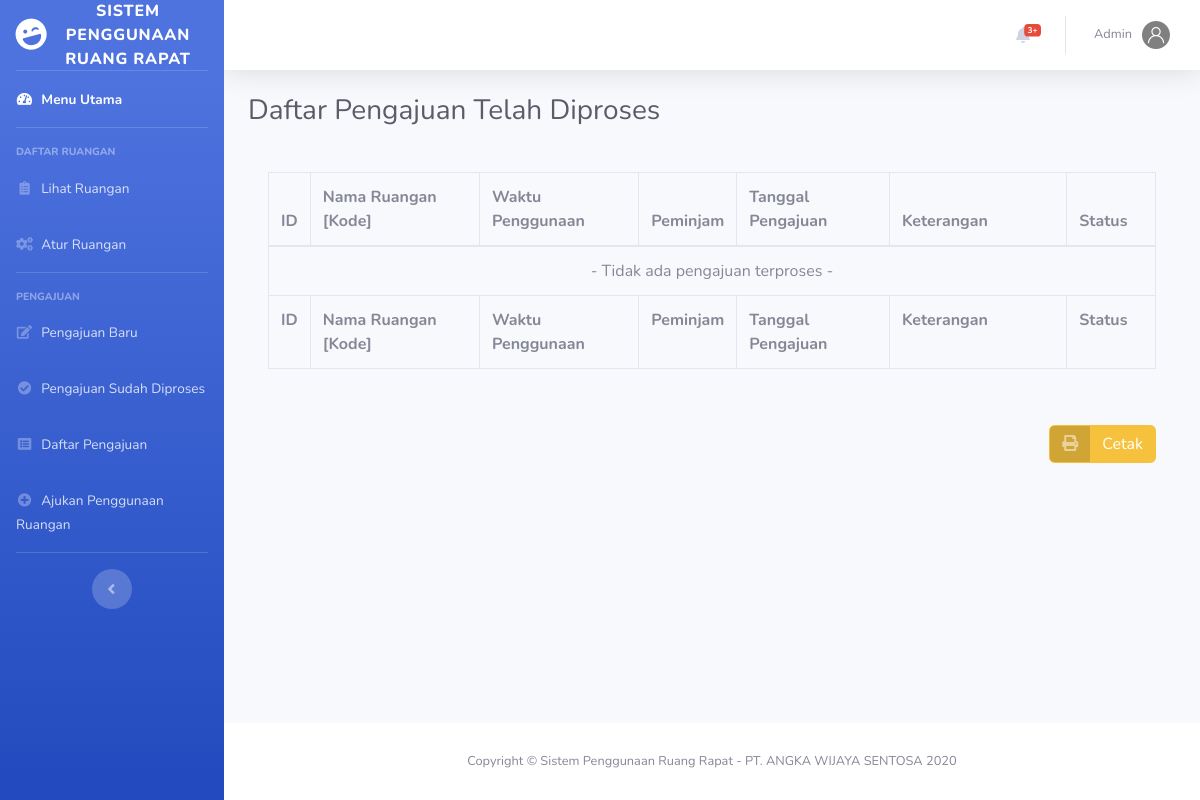
The app's page /pengajuan_terproses.php (signed in), older data.
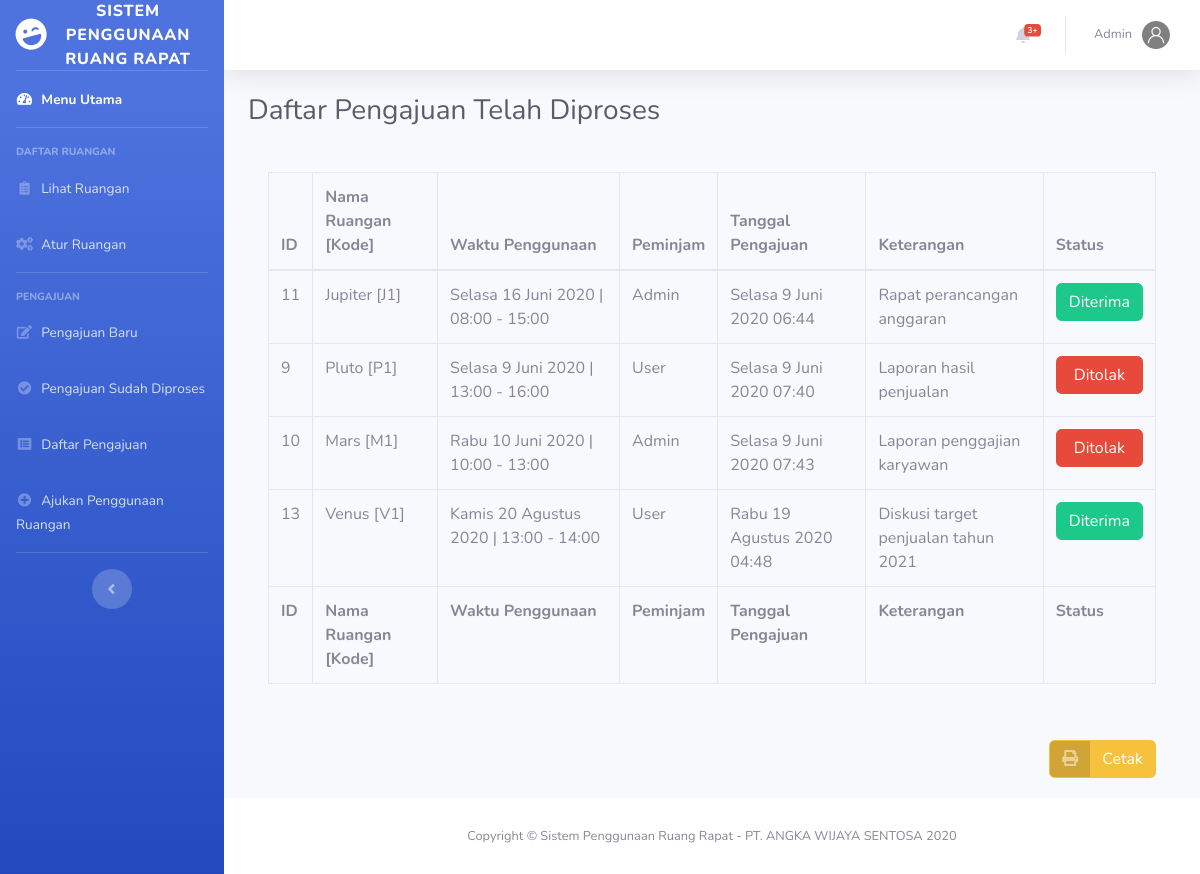
The same page, newer data.
### tables this page shows
CREATE TABLE IF NOT EXISTS PenggunaanRuangan (
	id INT(20) UNSIGNED AUTO_INCREMENT,
	id_ketersediaan INT(20) UNSIGNED NOT NULL,
	id_user INT(20) UNSIGNED NOT NULL,
	tanggal_pengajuan DATETIME NOT NULL,
	keterangan VARCHAR(144),
	status INT(20),
	PRIMARY KEY (id),
	FOREIGN KEY (id_ketersediaan) REFERENCES KetersediaanRuangan(id),
	FOREIGN KEY (id_user) REFERENCES User(id)
);

CREATE TABLE IF NOT EXISTS KetersediaanRuangan (
	id INT(20) UNSIGNED AUTO_INCREMENT,
	kode_ruangan VARCHAR(20) NOT NULL,
	tanggal DATE NOT NULL,
	jam_mulai TIME NOT NULL,
	jam_selesai TIME NOT NULL,
	status INT(20),
	PRIMARY KEY (id),
	FOREIGN KEY (kode_ruangan) REFERENCES Ruangan(kode) ON UPDATE CASCADE ON DELETE RESTRICT
);

CREATE TABLE IF NOT EXISTS Ruangan (
	id INT(20) UNSIGNED AUTO_INCREMENT,
	kode VARCHAR(20) NOT NULL UNIQUE,
	nama VARCHAR(50) NOT NULL,
	deskripsi TEXT,
	PRIMARY KEY (id)
);

CREATE TABLE IF NOT EXISTS User (
	id INT(20) UNSIGNED AUTO_INCREMENT,
	username VARCHAR(20) NOT NULL,
	password VARCHAR(20) NOT NULL,
	email VARCHAR(20),
	nama VARCHAR(40),
	no_handphone VARCHAR(20),
	bagian VARCHAR(20),
	role INT(20),
	PRIMARY KEY (id)
);

### db_connection.php (called while the page is built, shortened)
<?php
	function hari($tanggal){
		$nama_hari = date("D", $tanggal);
		switch($nama_hari){
			case 'Mon':
				$nama_hari = "Senin"; break;
			case 'Tue':
				$nama_hari = "Selasa"; break;
			case 'Wed':
				$nama_hari = "Rabu"; break;
			case 'Thu':
				$nama_hari = "Kamis"; break;
		}
		return $nama_hari;
	}
	function formatTanggal($tanggal) {
		$tanggal = date("Y-m-j", strtotime($tanggal));
		$bulan = array (1 => 'Januari', 'Februari', 'Maret', 'April', 'Mei', 'Juni', 'Juli', 'Agustus', 'September', 'Oktober', 'November', 'Desember');
		$split = explode('-', $tanggal);
		return hari(strtotime($tanggal)) . ' ' .  $split[2] . ' ' . $bulan[ (int)$split[1] ] . ' ' . $split[0];
	}
	function formatJam($jam) {
		$jam = date('H:i', strtotime($jam));
		return substr($jam, 0, 5);
	}
?>

### pengajuan_terproses.php (the view, shortened to what this page needs)
<!DOCTYPE html>
<html lang="en">
<?php $title = "Daftar Pengajuan terproses"; include 'head.php';?>
<body id="page-top">
  <div id="wrapper">
    <?php include 'navigasi.php';?>
    <div id="content-wrapper" class="d-flex flex-column">
      <div id="content">
        <?php include 'topbar.php';?>
        <div class="container-fluid">
          <h1 class="h3 mb-4 text-gray-800">Daftar Pengajuan Telah Diproses</h1>
          <div class="card-body">
            <div class="table-responsive">
              <table class="table table-bordered" id="dataTable" width="100%" cellspacing="0">
                <thead>
                  <tr>
                    <th>ID</th>
                    <th>Nama Ruangan [Kode]</th>
                    <th>Waktu Penggunaan</th>
                    <th>Peminjam</th>
                    <th>Tanggal Pengajuan</th>
                    <th width="20%">Keterangan</th>
                    <th width="10%">Status</th>
                  </tr>
                </thead>
                <tfoot>
                  <tr>
                    <th>ID</th>
                    <th>Nama Ruangan [Kode]</th>
                    <th>Waktu Penggunaan</th>
                    <th>Peminjam</th>
                    <th>Tanggal Pengajuan</th>
                    <th>Keterangan</th>
                    <th>Status</th>
                  </tr>
                </tfoot>
                <tbody>
                  <?php
                  include 'db_connection.php';
                  $conn = connectDB();
                  $sql = "SELECT * FROM PenggunaanRuangan WHERE status>0";
                  $resultPenggunaan = $conn->query($sql);
                  if ($resultPenggunaan->num_rows > 0) {
                    while($rowPenggunaan = $resultPenggunaan->fetch_assoc()) {
                      $sql = "SELECT * FROM KetersediaanRuangan WHERE id='".$rowPenggunaan["id_ketersediaan"]."'";
                      $resultKetersediaan = $conn->query($sql);
                      $rowKetersediaan = $resultKetersediaan->fetch_assoc();
                      $sql = "SELECT * FROM Ruangan WHERE kode='".$rowKetersediaan["kode_ruangan"]."'";
                      $resultRuangan = $conn->query($sql);
                      $rowRuangan = $resultRuangan->fetch_assoc();
                      $ruangan = $rowRuangan["nama"]." [".$rowRuangan["kode"]."]";
                      $sql = "SELECT * FROM User WHERE id='".$rowPenggunaan["id_user"]."'";
                      $resultUser = $conn->query($sql);
                      $rowUser = $resultUser->fetch_assoc();
                      $tanggal = formatTanggal($rowKetersediaan["tanggal"]);
                      $waktu = $tanggal." | ".formatJam($rowKetersediaan["jam_mulai"])." - ".formatJam($rowKetersediaan["jam_selesai"]);
                      if ($rowPenggunaan["status"] == 1) {
                        $status = "<a href='bukti_pengajuan.php?id_penggunaan=".$rowPenggunaan["id"]."' class='btn btn-success' style='width:100%;'>Diterima</a>";
                      } else {
                        $status = "<a href='bukti_pengajuan.php?id_penggunaan=".$rowPenggunaan["id"]."' class='btn btn-danger' style='width:100%;'>Ditolak</a>";
                      }
                      $tanggal_pengajuan = formatTanggal($rowPenggunaan["tanggal_pengajuan"])." ".formatJam($rowPenggunaan["tanggal_pengajuan"]);
                      echo "<tr><td>".$rowKetersediaan["id"]."</td><td>".$ruangan."</td><td>".$waktu."</td><td>".$rowUser["nama"]."</td><td>".$tanggal_pengajuan."</td><td>".$rowPenggunaan["keterangan"]."</td><td>".$status."</td></tr>";
                    }
                  } else {
                    echo "<tr><td colspan='7' align='center'>- Tidak ada pengajuan terproses -</td></tr>";
                  }
                  ?>
                </tbody>
              </table>
            </div>
          </div>
          <?php include 'cetak_halaman.php';?>
        </div>
      </div>
      <?php include 'footer.php';?>
    </div>
  </div>
</body>
</html>

Row changes from the older to the newer data that the page shows:
added penggunaanruangan: id_ketersediaan "11", ruangan.nama+kode "Jupiter [J1]", id_ketersediaan.jam_selesai "Selasa 16 Juni 2020 | 08:00 - 15:00", id_user.nama "Admin", tanggal_pengajuan "Selasa 9 Juni 2020 06:44", keterangan "Rapat perancangan anggaran"
added penggunaanruangan: id_ketersediaan "9", ruangan.nama+kode "Pluto [P1]", id_ketersediaan.jam_selesai "Selasa 9 Juni 2020 | 13:00 - 16:00", id_user.nama "User", tanggal_pengajuan "Selasa 9 Juni 2020 07:40", keterangan "Laporan hasil penjualan"
added penggunaanruangan: id_ketersediaan "10", ruangan.nama+kode "Mars [M1]", id_ketersediaan.jam_selesai "Rabu 10 Juni 2020 | 10:00 - 13:00", id_user.nama "Admin", tanggal_pengajuan "Selasa 9 Juni 2020 07:43", keterangan "Laporan penggajian karyawan"
added penggunaanruangan: id_ketersediaan "13", ruangan.nama+kode "Venus [V1]", id_ketersediaan.jam_selesai "Kamis 20 Agustus 2020 | 13:00 - 14:00", id_user.nama "User", tanggal_pengajuan "Rabu 19 Agustus 2020 04:48", keterangan "Diskusi target penjualan tahun 2021", $rowPenggunaan["id"] 10 (drawn)
Text that changed along with them:
text no longer shown: "- Tidak ada pengajuan terproses -"
